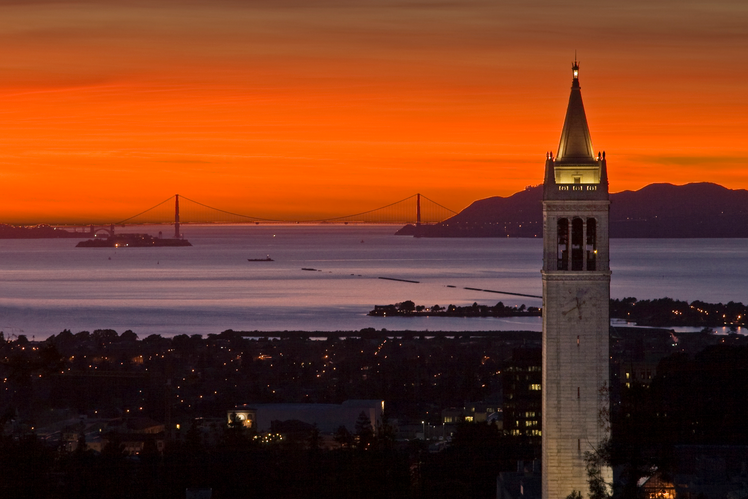
%> input picture vision/image.png, 748 x 499 px
$ octave vision.m   (GNU Octave 9; MATLAB toolbox functions it lacks are replaced by stand-ins)
%> lines starting %> are read from the running program, lines starting %| are printed output that depends on the picture
clear;

% Read image.png
img = imread('image.png');
%> img is the input picture: size 499x748x3 uint8; mean R, G, B 118, 58.2, 32.9

% Display normal image
subplot(2,1,1);
imshow(img);
title('Normal RGB');

% Display blue image
subplot(2,1,2);
blue_img = double(img);
blue_img(:,:,3) = 4*blue_img(:,:,3);
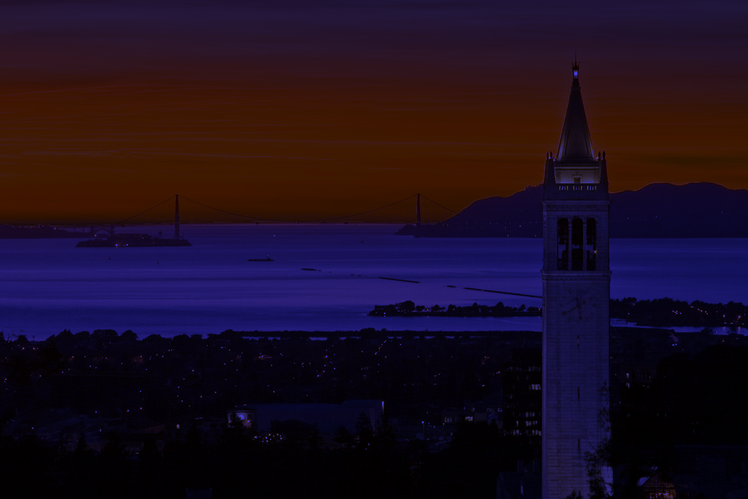
%> blue_img: size 499x748x3 double; mean R, G, B 118, 58.2, 131.7; drawn with min black and max white
blue_img = uint8(blue_img);
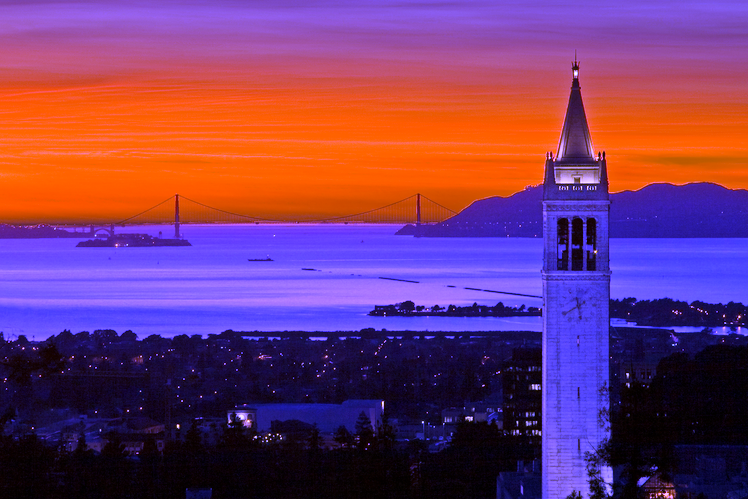
%> blue_img: size 499x748x3 uint8; mean R, G, B 118, 58.2, 107.7
imshow(blue_img);
title('RG 4*B');
